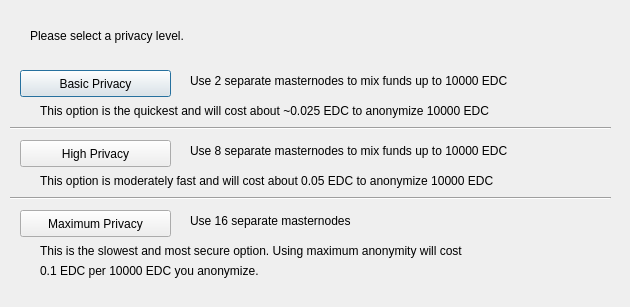
<?xml version="1.0" encoding="UTF-8"?>
<ui version="4.0">
 <class>DarksendConfig</class>
 <widget class="QDialog" name="DarksendConfig">
  <property name="geometry">
   <rect>
    <x>0</x>
    <y>0</y>
    <width>630</width>
    <height>307</height>
   </rect>
  </property>
  <property name="windowTitle">
   <string>Configure Darksend</string>
  </property>
  <widget class="QPushButton" name="buttonBasic">
   <property name="geometry">
    <rect>
     <x>20</x>
     <y>70</y>
     <width>151</width>
     <height>27</height>
    </rect>
   </property>
   <property name="text">
    <string>Basic Privacy</string>
   </property>
  </widget>
  <widget class="QPushButton" name="buttonHigh">
   <property name="geometry">
    <rect>
     <x>20</x>
     <y>140</y>
     <width>151</width>
     <height>27</height>
    </rect>
   </property>
   <property name="text">
    <string>High Privacy</string>
   </property>
  </widget>
  <widget class="QPushButton" name="buttonMax">
   <property name="geometry">
    <rect>
     <x>20</x>
     <y>210</y>
     <width>151</width>
     <height>27</height>
    </rect>
   </property>
   <property name="text">
    <string>Maximum Privacy</string>
   </property>
  </widget>
  <widget class="QLabel" name="label">
   <property name="geometry">
    <rect>
     <x>30</x>
     <y>20</y>
     <width>571</width>
     <height>31</height>
    </rect>
   </property>
   <property name="text">
    <string>Please select a privacy level.</string>
   </property>
  </widget>
  <widget class="QLabel" name="label_2">
   <property name="geometry">
    <rect>
     <x>190</x>
     <y>70</y>
     <width>421</width>
     <height>21</height>
    </rect>
   </property>
   <property name="text">
    <string>Use 2 separate masternodes to mix funds up to 10000 EDC</string>
   </property>
  </widget>
  <widget class="QLabel" name="label_3">
   <property name="geometry">
    <rect>
     <x>190</x>
     <y>140</y>
     <width>411</width>
     <height>21</height>
    </rect>
   </property>
   <property name="text">
    <string>Use 8 separate masternodes to mix funds up to 10000 EDC</string>
   </property>
  </widget>
  <widget class="QLabel" name="label_4">
   <property name="geometry">
    <rect>
     <x>190</x>
     <y>210</y>
     <width>421</width>
     <height>21</height>
    </rect>
   </property>
   <property name="text">
    <string>Use 16 separate masternodes</string>
   </property>
  </widget>
  <widget class="QLabel" name="label_6">
   <property name="geometry">
    <rect>
     <x>40</x>
     <y>100</y>
     <width>561</width>
     <height>21</height>
    </rect>
   </property>
   <property name="text">
    <string>This option is the quickest and will cost about ~0.025 EDC to anonymize 10000 EDC</string>
   </property>
  </widget>
  <widget class="QLabel" name="label_7">
   <property name="geometry">
    <rect>
     <x>40</x>
     <y>170</y>
     <width>561</width>
     <height>21</height>
    </rect>
   </property>
   <property name="text">
    <string>This option is moderately fast and will cost about 0.05 EDC to anonymize 10000 EDC</string>
   </property>
  </widget>
  <widget class="QLabel" name="label_8">
   <property name="geometry">
    <rect>
     <x>40</x>
     <y>240</y>
     <width>561</width>
     <height>21</height>
    </rect>
   </property>
   <property name="text">
    <string>This is the slowest and most secure option. Using maximum anonymity will cost</string>
   </property>
  </widget>
  <widget class="QLabel" name="label_9">
   <property name="geometry">
    <rect>
     <x>40</x>
     <y>260</y>
     <width>561</width>
     <height>21</height>
    </rect>
   </property>
   <property name="text">
    <string>0.1 EDC per 10000 EDC you anonymize.</string>
   </property>
  </widget>
  <widget class="Line" name="line">
   <property name="geometry">
    <rect>
     <x>10</x>
     <y>120</y>
     <width>601</width>
     <height>16</height>
    </rect>
   </property>
   <property name="orientation">
    <enum>Qt::Horizontal</enum>
   </property>
  </widget>
  <widget class="Line" name="line_2">
   <property name="geometry">
    <rect>
     <x>10</x>
     <y>190</y>
     <width>601</width>
     <height>16</height>
    </rect>
   </property>
   <property name="orientation">
    <enum>Qt::Horizontal</enum>
   </property>
  </widget>
 </widget>
 <resources/>
 <connections/>
</ui>
